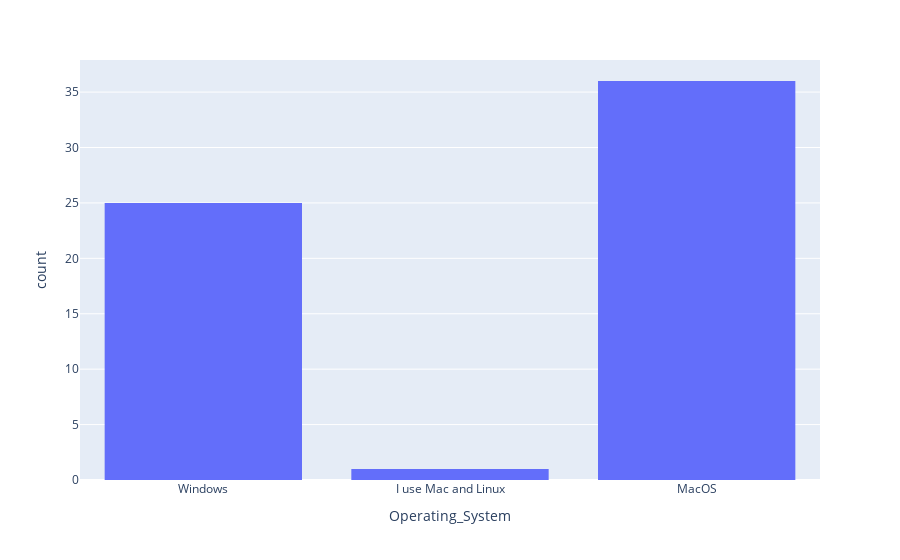

The notebook cell this image was saved under:
### Code cell
fig = px.histogram(data, x = 'Operating_System')
fig.show()

### Figure 1 — Plotly figure (JSON) as saved in the notebook; plotly's stock layout.template omitted (floating-point values rounded to 4 significant figures)
{"data": [{"alignmentgroup": "True", "bingroup": "x", "hovertemplate": "Operating_System=%{x}<br>count=%{y}<extra></extra>", "legendgroup": "", "marker": {"color": "#636efa", "pattern": {"shape": ""}}, "name": "", "offsetgroup": "", "orientation": "v", "showlegend": false, "type": "histogram", "x": ["Windows", "I use Mac and Linux", "MacOS", "MacOS", "Windows", "Windows", "Windows", "MacOS", "MacOS", "MacOS", "Windows", "Windows", "MacOS", "Windows", "MacOS", "MacOS", "MacOS", "MacOS", "Windows", "MacOS", "MacOS", "MacOS", "Windows", "MacOS", "MacOS", "Windows", "MacOS", "MacOS", "MacOS", "Windows", "MacOS", "Windows", "MacOS", "MacOS", "MacOS", "Windows", "Windows", "MacOS", "MacOS", "Windows", "Windows", "Windows", "Windows", "MacOS", "MacOS", "MacOS", "MacOS", "MacOS", "Windows", "Windows", "MacOS", "MacOS", "Windows", "MacOS", "MacOS", "Windows", "Windows", "Windows", "MacOS", "MacOS", "Windows", "MacOS"], "xaxis": "x", "yaxis": "y"}], "layout": {"autosize": true, "barmode": "relative", "legend": {"tracegroupgap": 0}, "margin": {"t": 60}, "xaxis": {"anchor": "y", "autorange": true, "domain": [0, 1], "range": [-0.5, 2.5], "title": {"text": "Operating_System"}, "type": "category"}, "yaxis": {"anchor": "x", "autorange": true, "domain": [0, 1], "range": [0, 37.89], "title": {"text": "count"}}}}
